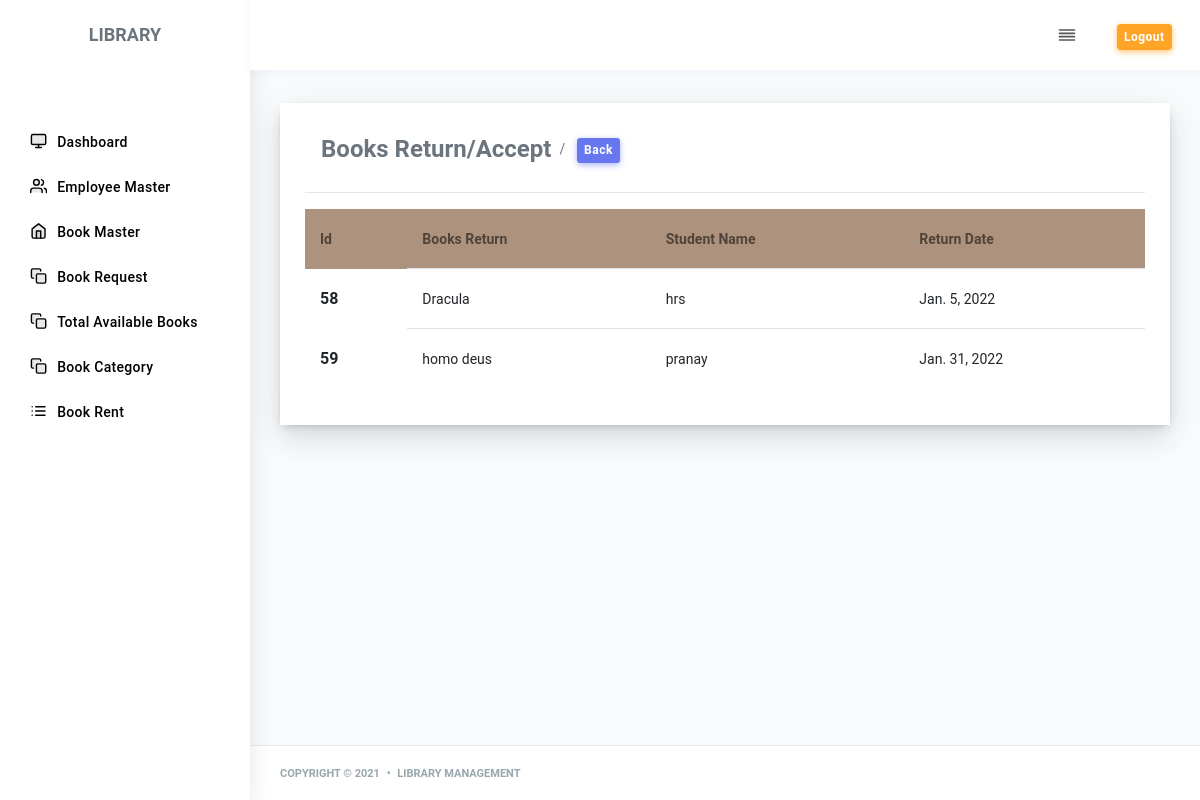
The app's page /view_return_books/ with its own data.
### library_app/models.py (models this page shows)
class Student(models.Model):
    book_name=models.CharField(max_length=50, null=True, blank=True)
    stu_name=models.CharField(max_length=50, null=True, blank=True)
    stu_class=models.CharField(max_length=50, null=True, blank=True)
    section=models.CharField(max_length=50, null=True, blank=True)
    email=models.EmailField(max_length=50, null=True, blank=True)
    issue_date=models.DateField(max_length=50, null=True, blank=True)
    till_date=models.DateField(max_length=50, null=True, blank=True)
    condition=models.CharField(max_length=50, null=True, blank=True)
    img= models.ImageField(max_length=50, null=True, blank=True, upload_to = "Student_Images/")
    request_generator=models.CharField(max_length=50, null=True, blank=True)
    request=models.CharField(max_length=50, null=True, blank=True)
    difference=models.CharField(max_length=50,null=True, blank=True)
    charges=models.CharField(max_length=50, null=True, blank=True)
    return_status=models.BooleanField(null=True, blank=True ,default=False)
    payment_status=models.BooleanField(null=True, blank=True ,default=False)

### library_app/views.py (the view)
# urls.py: path('view_return_books/',views.view_return_books,name ='view_return_books'),
def view_return_books(request):
   obj1 = Student.objects.filter(request="Accept", return_status= True)
   return render(request, 'view_return_books.html', {"obj1":obj1} )

### library_app/templates/view_return_books.html (shortened to what this page needs)
  {% include "header.html" %}
        <div class="main-content">
          <section class="section">
            <div class="section-body">
              <div class="row">
                <div class="col-12">
                  <div class="card">
                    <div class="card-body">
                      <div class="row">
                        <div class="col-md-6">
                          <ul class="breadcrumb breadcrumb-style" style="margin-bottom: 0px;;">
                            <li class="breadcrumb-item">
                              <h4 class="page-title m-b-0">Books Return/Accept </h4>
                            </li>
                            <li class="breadcrumb-item">
                              <a href="/dashboard/">
                              <button type="button" class="btn btn-primary btn-sm">Back</button></a>
                            </li>
                          </ul>
                        </div>
                        <div class="col-md-6 pull-right" style="margin-top: 7px;">
                        </div>
                        </div>
                        <hr>
                          <div id="table_div">
                        <div class="table-responsive">
                            <table class="table table-hover" id  = "view_table" >
                              <thead>
                                <tr>
                                  <th> Id </th>
                              <th> Books Return</th>
                              <th>Student Name</th>
                              <th>Return Date</th>
                                </tr>
                              </thead>
                              <tbody>
                                 {% for i in obj1 %}
                     <tr>
                                  <th scope="row">{{i.id}}</th>
                                 <td>   {{i.book_name}} </td>
                                  <td>{{i.stu_name}}</td>
                                  <td>{{i.till_date}}</td>
                                </tr>
                                 {% endfor %}
                              </tbody>
                            </table>
                        </div>
                      </div>
                      </div>
                    </div>
                  </div>
                </div>
                </div>
            </section>
          </div>
  </body>
  </html>
  {% include "footer.html" %}

### library_app/templates/header.html (style rules this page uses)
td { font-size: 14px; }

### records on screen
Student: id "58", book_name "Dracula", stu_name "hrs", till_date "Jan. 5, 2022"
Student: id "59", book_name "homo deus", stu_name "pranay", till_date "Jan. 31, 2022"
